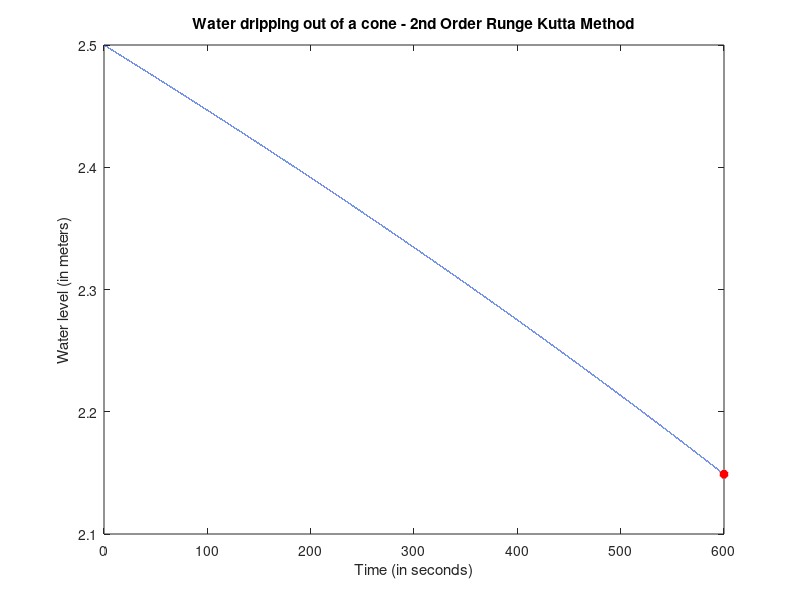

Reproduce this figure in MATLAB.
clc
clear
close

N = 100000;
t0 = 0;
T = 600; %seconds
dt = (T-t0)/N;

x_0 = 2.5; %m
r = 0.03; %m
r_0 = 2.6833; %m
tg_alpha = r_0/x_0;
rx = @(x)tg_alpha * x;
g = 9.8; %m / sec^2
A =@(x)(rx(x).^2)*pi;

X = [x_0 zeros(1,N)];
t = [t0 zeros(1,N)];

%% 2nd Order Runge - Kutta Method--> It does not need the extra step for initialization (Compared with the Midpoint Method)

for n = 1 : N
    k1 = -0.6*pi*r^2*sqrt(2*g)*sqrt(X(n))/A(X(n))*dt; %Estimate of the derivative at time t  (* dt)
    X_midstep = X(n) + k1/2; %Itermediate estimate of function at time t+dt/2 
    k2 = -0.6*pi*r^2*sqrt(2*g)*sqrt(X_midstep)/A(X_midstep)*dt; %Estimate of slope at time t + dt/2  (* dt)
    X(n+1) = X(n) + k2; % Estimate of X(n+1)
    t(n+1)=t(n)+dt;
end

X = X(2:end);
t = t(1:end-1);

Water_Level_T = X(end);
plot(t,X)
hold on
plot(t(end),X(end),"r*","LineWidth",3);
hold off
title('Water dripping out of a cone - 2nd Order Runge Kutta Method')
xlabel('Time (in seconds)')
ylabel('Water level (in meters)')

fprintf('Water lever after 10 minutes (2nd Order Runge Kutta Method):  %.9f Meters \n',Water_Level_T)

%% Error of the numerical solution
x_analytical = 2.1489055841903624; %Analytical solution for x
error = abs(Water_Level_T-x_analytical);
fprintf('The error of the estimation is %.16f \n',error)